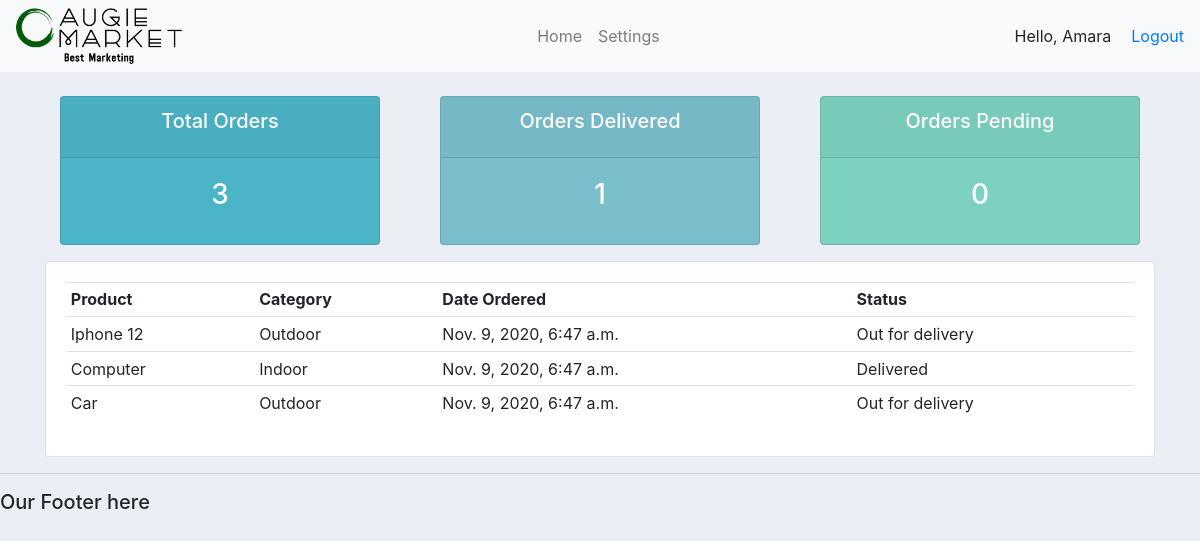
Page /user/ (signed in) on the committed database.
### accounts/models.py (models this page shows)
class Order(models.Model):
    STATUS = (('Pending', 'Pending'), ('Out for delivery', 'Out for delivery'), ('Delivered', 'Delivered'))
    product = models.ForeignKey(Product, null=True,on_delete=models.SET_NULL)
    customer = models.ForeignKey(Customer, null=True,on_delete=models.SET_NULL)
    date_created = models.DateTimeField(auto_now=True, null=True)
    status = models.CharField(max_length=200, null=True, choices=STATUS)
    def __str__(self):
        return self.product.product_name

class Product(models.Model):
    CATEGORY = (('Indoor', 'Indoor'), ('Outdoor', 'Outdoor'))
    product_name = models.CharField(max_length=200, null=True)
    price = models.FloatField(null=True)
    category = models.CharField(max_length=200, null=True, choices=CATEGORY)
    description = models.CharField(max_length=200, null=True, blank=True)
    date_created = models.DateTimeField(auto_now=True, null=True)
    tags = models.ManyToManyField(Tag)
    def __str__(self):
        return self.product_name

### accounts/decorators.py (the view)
        def wrapper_func(request, *args, **kwargs):
            group = None
            if request.user.groups.exists():
                group = request.user.groups.all()[0].name
            if group in allowed_roles:
                return view_func(request, *args, **kwargs)
            else:
                return HttpResponse('You are not authorized to view this page')

### accounts/views.py (called while the page is built)
@login_required(login_url='login')
@allowed_users(allowed_roles=['customers'])
def userPage(request):
    orders = request.user.customer.order_set.all()
    total_orders = orders.count()
    delivered = orders.filter(status='Delivered').count()
    pending = orders.filter(status='Pending').count()
    print('ORDERS:', orders)
    context = {
        'orders': orders,
        'total_orders': total_orders,
        'delivered': delivered,
        'pending': pending}
    return render(request, 'accounts/user.html', context)

### accounts/templates/accounts/user.html
{% extends 'accounts/main.html' %}
{% block content %}
    <div class="container">
        {% include 'accounts/status.html' %}
        <div class="row">
            <div class="col-md">
                <div class="card card-body">
                    <table class="table table-sm">
                        <tr>
                            <th>Product</th>
                            <th>Category</th>
                            <th>Date Ordered</th>
                            <th>Status</th>
                        </tr>
                        {% for order in orders %}
                            <tr>
                                <td>{{ order.product }}</td>
                                <td>{{ order.product.category }}</td>
                                <td>{{ order.date_created }}</td>
                                <td>{{ order.status}}</td>
                            </tr>
                        {% endfor %}
                    </table>
                </div>
            </div>
        </div>
    </div>
{% endblock content %}

### accounts/templates/accounts/navbar.html (shortened to what this page needs)
{% load static %}
<nav class="navbar navbar-expand-lg navbar-light bg-light">
    <img src="{% static 'images/logo.png'%}" alt="Logo Images" id="logo" height="80px">
    <div class="collapse navbar-collapse justify-content-center"  id="navbarNavDropdown">
        <ul class="navbar-nav ">
            {% if request.user.is_staff %}
                <li class="nav-item active">
                    <a class="nav-link" href="{% url 'home' %}">Dashboard</a>
                </li>
                <li class="nav-item">
                    <a class="nav-link" href="{% url 'product' %}">Product</a>
                </li>
            {% else %}
                <li class="nav-item">
                    <a class="nav-link" href="{% url 'user-page' %}">Home</a>
                </li>
                <li class="nav-item">
                    <a class="nav-link" href="{% url 'account' %}">Settings</a>
                </li>
            {% endif %}
        </ul>
    </div>
    <span style= margin-right:20px>Hello, {{request.user}} </span>
    <span><a href=" {% url 'logout' %} ">Logout</a></span>
</nav>

### static/css/main.css (style rules this page uses)
body { background-color: #ebeff5; }
#logo { height: 3.5em; }

### rows in the picture
Order: product "Iphone 12", product.category "Outdoor", date_created "Nov. 9, 2020, 6:47 a.m.", status "Out for delivery"
Order: product "Computer", product.category "Indoor", date_created "Nov. 9, 2020, 6:47 a.m.", status "Delivered"
Order: product "Car", product.category "Outdoor", date_created "Nov. 9, 2020, 6:47 a.m.", status "Out for delivery"

### other values in the picture
{{ request.user }} "Amara"
{{ total_orders }} "3"
{{ delivered }} "1"
{{ pending }} "0"
